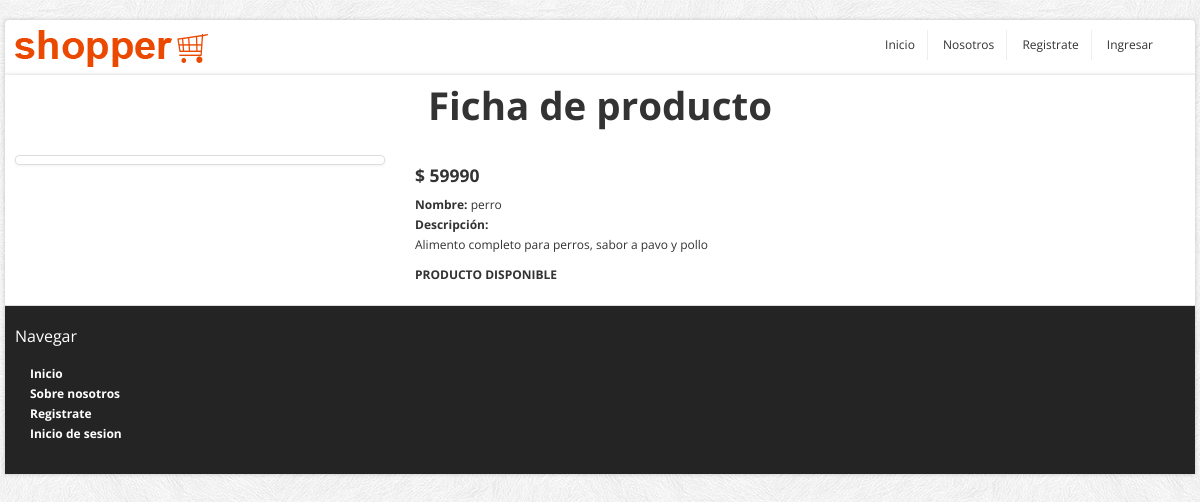
The page /producto_ficha_anon/2 on the database as committed earlier.
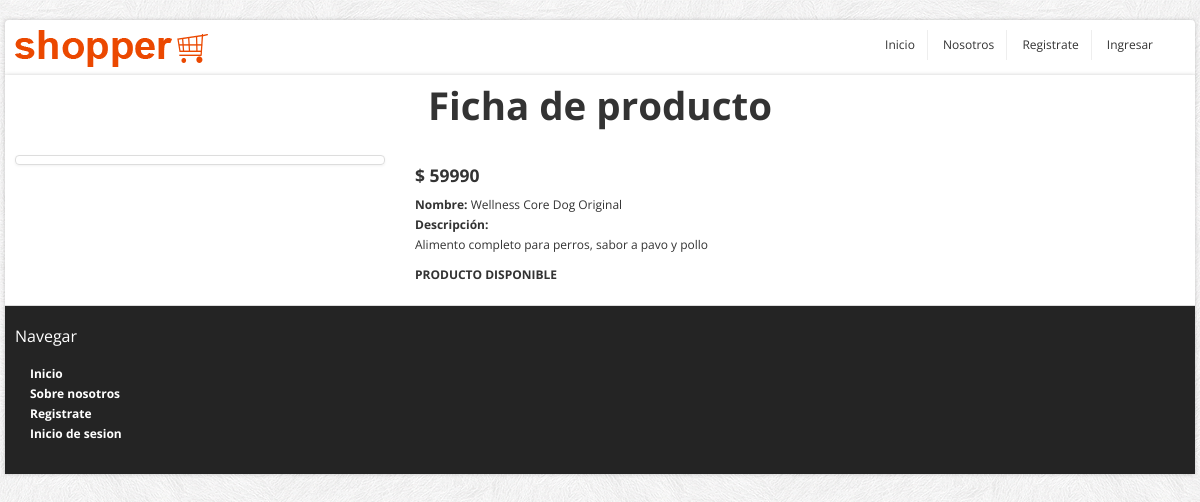
The same page on the database as committed later.
### core/models.py (models this page shows, shortened)
class Producto(models.Model):
    idProducto = models.IntegerField(primary_key=True, verbose_name="Id Producto")
    nomProducto = models.CharField(max_length=80, blank=False, null=False, verbose_name="Nombre Producto")
    descripcion = models.CharField(max_length=300, null=True, blank=True, verbose_name="Descripción")
    precio = models.IntegerField(verbose_name="Precio")
    porcDesctoSubscriptor = models.IntegerField(blank=False, null=False, default=0,verbose_name="Porcentaje Descuento Suscriptor")
    porcDesctoOferta = models.IntegerField(blank=False, null=False, default=0,verbose_name="Porcentaje Descuento Oferta")
    imagen = models.ImageField(upload_to="images/", default="sinfoto.jpg", null=False, blank=False, verbose_name="Imagen Producto")
    cantidad= models.IntegerField(blank=False, null=False, default=0,verbose_name="Cantidad")
    categoria = models.ForeignKey(Categoria, on_delete=models.DO_NOTHING)

### core/views.py (the view)
# urls.py: path('producto_ficha_anon/<id>', producto_ficha, name="producto_ficha"),
def producto_ficha(request, id):
    producto = Producto.objects.get(idProducto=id)
    data = {"producto":  producto}
    return render(request, "core/ficha_producto_anon.html", data)

### core/templates/core/ficha_producto_anon.html (shortened to what this page needs)
{% load static %}
<!DOCTYPE html>
<html lang="en">
	<head>
		<link href="../../static/core/css/bootstrap/css/bootstrap.min.css" rel="stylesheet">
		<link href="../../static/core/css/bootstrap/css/bootstrap-responsive.min.css" rel="stylesheet">
		<link href="../../static/core/css/themes/css/bootstrappage.css" rel="stylesheet"/>
		<link href="../../static/core/css/themes/css/flexslider.css" rel="stylesheet"/>
		<link href="../../static/core/css/themes/css/main.css" rel="stylesheet"/>
	</head>
    <body>
		<div id="top-bar" class="container">
			<div class="row container-fluid">
					<ul class="user-menu">
						<div class="pull-left">
							<a href="index.html" class="logo pull-left"><img src="../../static/core/css/themes/images/logo.png" class="site_logo" alt=""></a>
						</div>
						<div class="pull-right">
							<li><a href="{% url 'home' %}">Inicio</a></li>
							<li><a href="{% url 'sobre_nosotros' %}">Nosotros</a></li>
							{% if user.is_authenticated %}
							<li><a href="{% url 'mis_compras' user.id %}">Mis Compras</a></li>
							<li><a href="{% url 'cerrar_sesion' %}">Cerrar Sesión</a></li>
							<li>{{ user.first_name}}</li>
							{% else %}
							<li><a href="{% url 'registrar_usuario' %}">Registrate</a></li>
							<li><a href="{% url 'iniciar_sesion' %}">Ingresar</a></li>
							{% endif %}
						</div>
					</ul>
			</div>
		</div>
		<div id="wrapper" class="container">
			<center><h1>Ficha de producto</h1></center>
			<br>
			<section class="main-content">
				<div class="row">
					<div class="span9">
						<div class="row">
							<div class="span4">
								<a class="thumbnail" data-fancybox-group="group1" title="Description 1"><img alt="" src="/media/{{ producto.imagen }}"></a>
							</div>
							<div class="span5">
								<address>
									<h4><strong>$ {{ producto.precio}}</strong></h4>
									<strong>Nombre:</strong> <span>{{ producto.nomProducto}}</span><br>
									<strong>Descripción:</strong><br>
									<p>{{ producto.descripcion}}</p>
									<strong>PRODUCTO DISPONIBLE</span><br>
								</address>
							</div>
						</div>
					</div>
				</div>
			</section>
			<section id="footer-bar">
				<div class="row">
					<div class="span3 abajo">
						<h4>Navegar</h4>
						<ul class="nav">
							<li><a href="index.html">Inicio</a></li>
							<li><a href="sobre_nosotros.html">Sobre nosotros</a></li>
							<li><a href="registro.html">Registrate</a></li>
							<li><a href="login.html">Inicio de sesion</a></li>
						</ul>
					</div>
				</div>
			</section>
		</div>
    </body>
</html>

Rows that differ between the two databases and show on the page:
changed Producto "Alimento completo para perros, sabor a pavo y pollo": nomProducto "perro" → "Wellness Core Dog Original"
